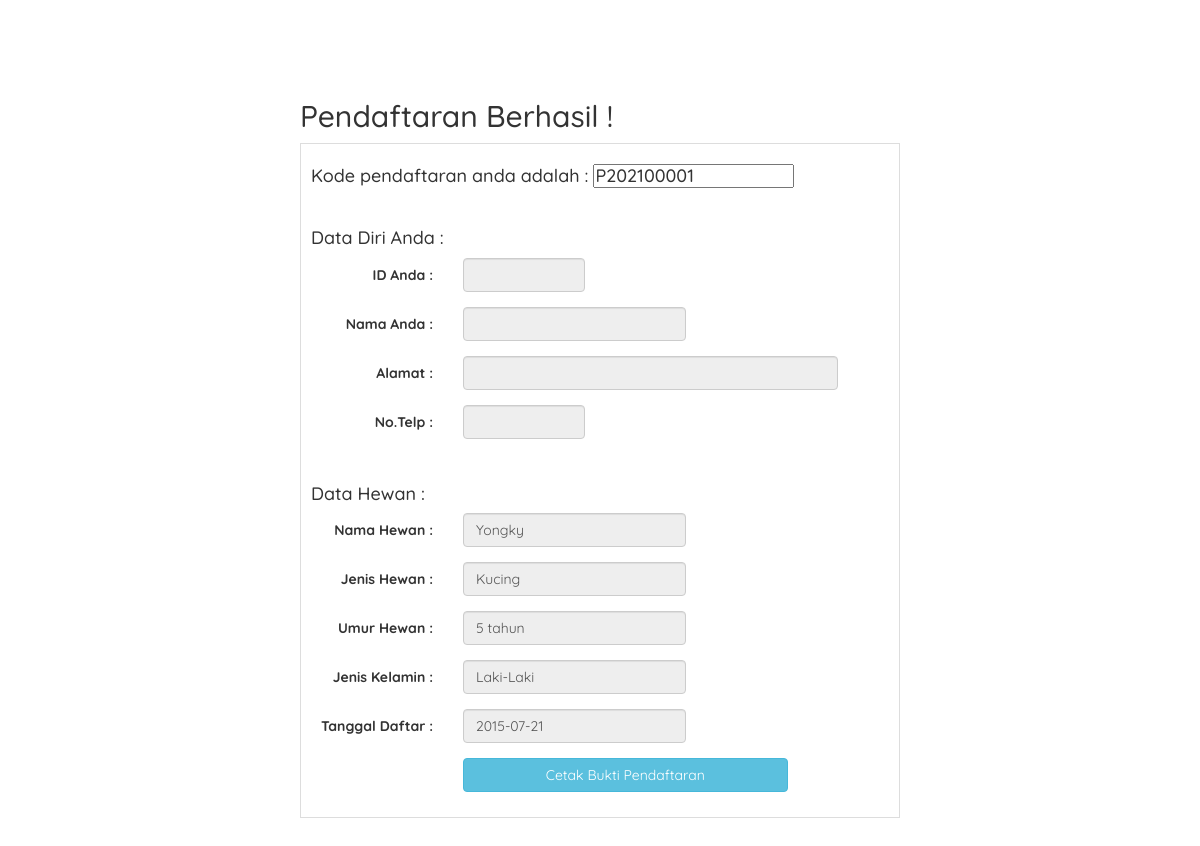
The page /Berhasil.php?id=P202100001 on the database its author committed.
### tables this page shows
CREATE TABLE `pendaftaran` (
  `id_pendaftaran` varchar(12) NOT NULL,
  `tgl_pendaftaran` date NOT NULL,
  `nama_hewan` varchar(15) NOT NULL,
  `jenis_hewan` varchar(15) NOT NULL,
  `umur_hewan` varchar(15) NOT NULL,
  `jk_hewan` varchar(12) NOT NULL
);

### Berhasil.php (the view, shortened to what this page needs)
<?php
include 'koneksi.php';
$ambil1 = $conn->query("SELECT*FROM pendaftaran WHERE id_pendaftaran = '" . $_GET['id'] . "'  ");
$p = mysqli_fetch_object($ambil1);
?>
<!DOCTYPE html>
<html>
<head>
    <link rel="stylesheet" href="css/berhasil.css">
    <link rel="stylesheet" href="admin/assets/css/bootstrap.css">
    <link rel="stylesheet" href="css/font.css">
</head>
<body>
    <form method="post" class="form-horizontal">
        <section class="box-formulir">
            <h2>Pendaftaran Berhasil !</h2>
            <div class="box">
                <h4>Kode pendaftaran anda adalah : <input type="text" name="kode" value="<?php echo $_GET['id'] ?>"></h4>
                <br>
                <h4>Data Diri Anda :</h4>
                <div class="form-group">
                    <label class="control-label col-md-3">ID Anda :</label>
                    <div class="col-md-3">
                        <input type="text" class="form-control" name="id_user" value="<?php echo $_SESSION["id_user"]; ?>" readonly>
                    </div>
                </div>
                <div class="form-group">
                    <label class="control-label col-md-3">Nama Anda :</label>
                    <div class="col-md-5">
                        <input type="text" class="form-control" name="nama_user" value="<?php echo $_SESSION["nama"]; ?>" readonly>
                    </div>
                </div>
                <div class="form-group">
                    <label class="control-label col-md-3">Alamat :</label>
                    <div class="col-md-8">
                        <input type="text" class="form-control" name="alamat_user" value="<?php echo $_SESSION["alamat"]; ?>" readonly>
                    </div>
                </div>
                <div class="form-group">
                    <label class="control-label col-md-3">No.Telp :</label>
                    <div class="col-md-3">
                        <input type="text" class="form-control" name="telp" value="<?php echo $_SESSION["telp"]; ?>" readonly>
                    </div>
                </div>
                <br>
                <h4>Data Hewan :</h4>
                <div class="form-group">
                    <label class="control-label col-md-3">Nama Hewan :</label>
                    <div class="col-md-5">
                        <input type="text" class="form-control" name="nama_hewan" value="<?php echo $p->nama_hewan ?>" readonly>
                    </div>
                </div>
                <div class="form-group">
                    <label class="control-label col-md-3">Jenis Hewan :</label>
                    <div class="col-md-5">
                        <input type="text" class="form-control" name="jenis_hewan" value="<?php echo $p->jenis_hewan ?>" readonly>
                    </div>
                </div>
                <div class="form-group">
                    <label class="control-label col-md-3">Umur Hewan :</label>
                    <div class="col-md-5">
                        <input type="text" class="form-control" name="umur_hewan" value="<?php echo $p->umur_hewan ?>" readonly>
                    </div>
                </div>
                <div class="form-group">
                    <label class="control-label col-md-3">Jenis Kelamin :</label>
                    <div class="col-md-5">
                        <input type="text" class="form-control" name="jk_hewan" value="<?php echo $p->jk_hewan ?>" readonly>
                    </div>
                </div>
                <div class="form-group">
                    <label class="control-label col-md-3">Tanggal Daftar :</label>
                    <div class="col-md-5">
                        <input type="text" class="form-control" name="tgl" value="<?php echo $p->tgl_pendaftaran ?>" readonly>
                    </div>
                </div>
                <div class="form-group">
                    <div class="col-md-7 col-md-offset-3">
                        <button class="btn btn-info btn-block" name="cetak">Cetak Bukti Pendaftaran</button>
                    </div>
                </div>
        </section>

### css/berhasil.css (style rules this page uses)
* { margin: 0; padding: 0; font-family: 'Quicksand', sans-serif; }
body { background-color: #f8f8f8; }
.box-formulir { width: 50%; margin: 100px auto; }
.box { background-color: #fff; border: 1px solid #ddd; padding: 10px; box-sizing: border-box; margin: 5px 0 25px; }

### rows shown on the page
pendaftaran: nama_hewan "Yongky", jenis_hewan "Kucing", umur_hewan "5 tahun", jk_hewan "Laki-Laki", tgl "2015-07-21"
